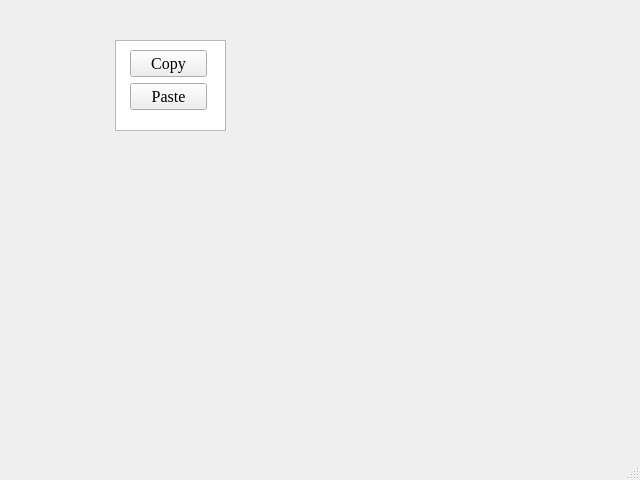
<?xml version="1.0" encoding="UTF-8"?>
<ui version="4.0">
 <class>MainWindow</class>
 <widget class="QMainWindow" name="MainWindow">
  <property name="geometry">
   <rect>
    <x>0</x>
    <y>0</y>
    <width>640</width>
    <height>480</height>
   </rect>
  </property>
  <property name="windowTitle">
   <string>MainWindow</string>
  </property>
  <widget class="QWidget" name="centralwidget">
   <widget class="QGraphicsView" name="graphicsView">
    <property name="geometry">
     <rect>
      <x>115</x>
      <y>40</y>
      <width>111</width>
      <height>91</height>
     </rect>
    </property>
   </widget>
   <widget class="QWidget" name="">
    <property name="geometry">
     <rect>
      <x>130</x>
      <y>50</y>
      <width>77</width>
      <height>62</height>
     </rect>
    </property>
    <layout class="QVBoxLayout" name="verticalLayout">
     <item>
      <widget class="QPushButton" name="pushButton">
       <property name="font">
        <font>
         <family>Times New Roman</family>
         <pointsize>12</pointsize>
        </font>
       </property>
       <property name="text">
        <string>Copy</string>
       </property>
      </widget>
     </item>
     <item>
      <widget class="QPushButton" name="pushButton_2">
       <property name="font">
        <font>
         <family>Times New Roman</family>
         <pointsize>12</pointsize>
        </font>
       </property>
       <property name="text">
        <string>Paste</string>
       </property>
      </widget>
     </item>
    </layout>
   </widget>
  </widget>
  <widget class="QMenuBar" name="menubar">
   <property name="geometry">
    <rect>
     <x>0</x>
     <y>0</y>
     <width>640</width>
     <height>21</height>
    </rect>
   </property>
  </widget>
  <widget class="QStatusBar" name="statusbar"/>
 </widget>
 <resources/>
 <connections/>
</ui>
